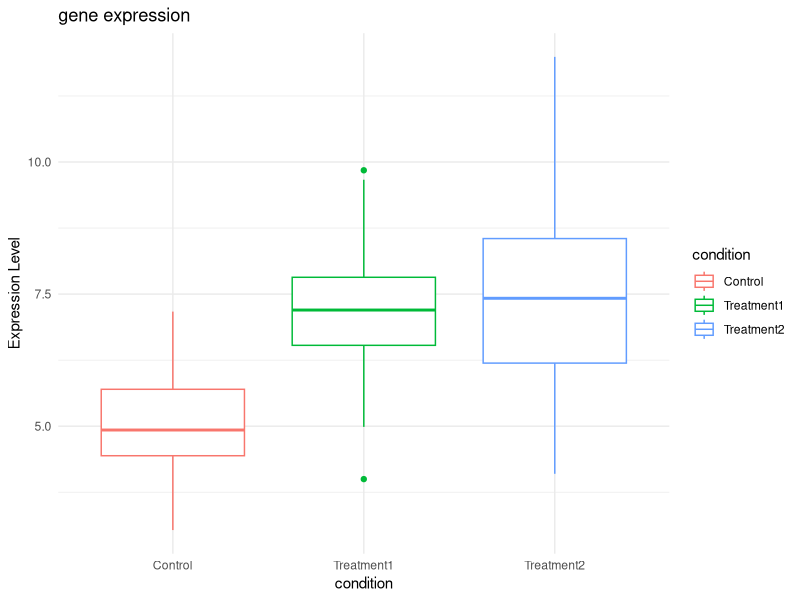
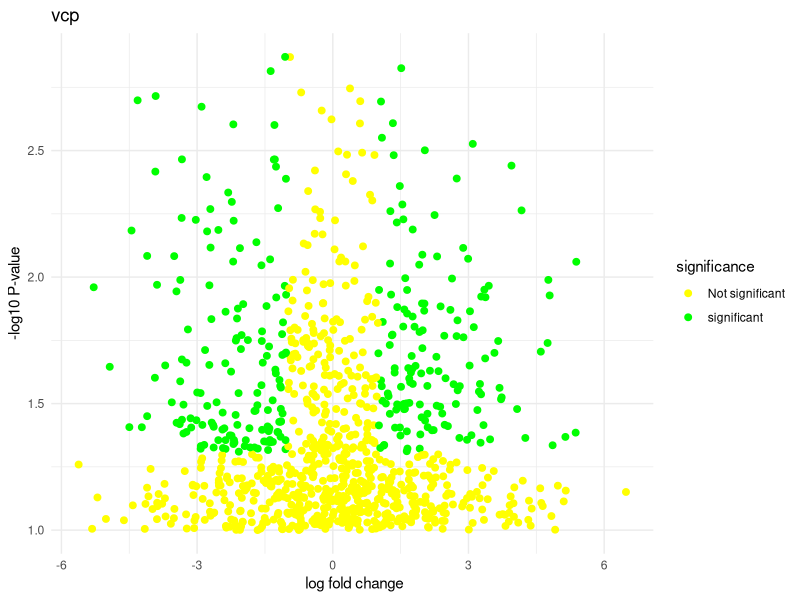
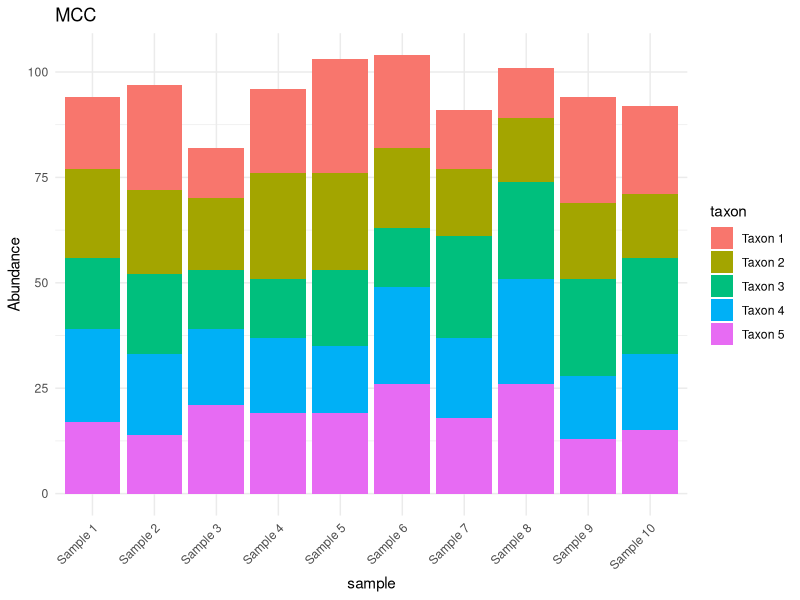
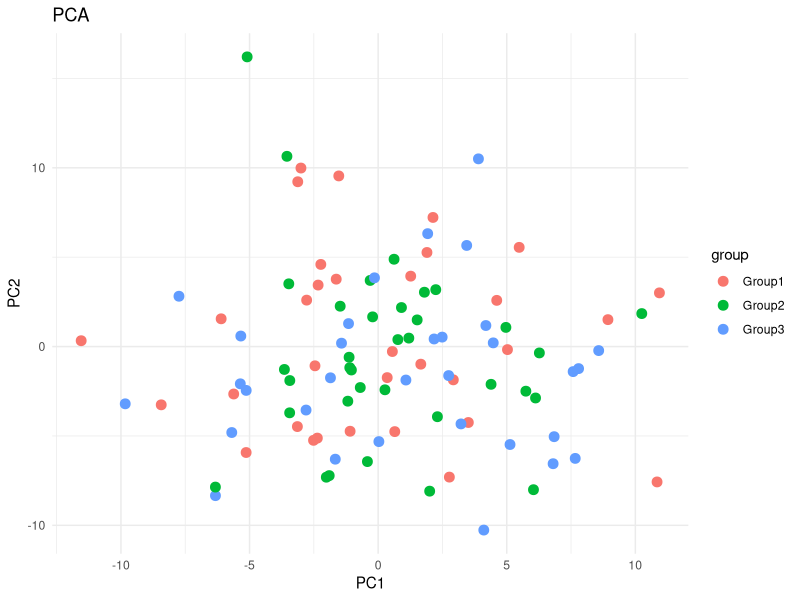
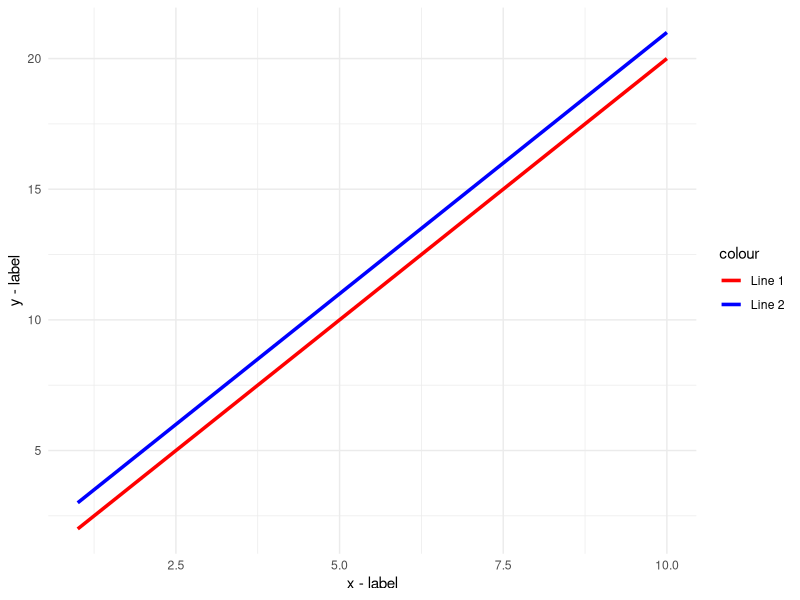
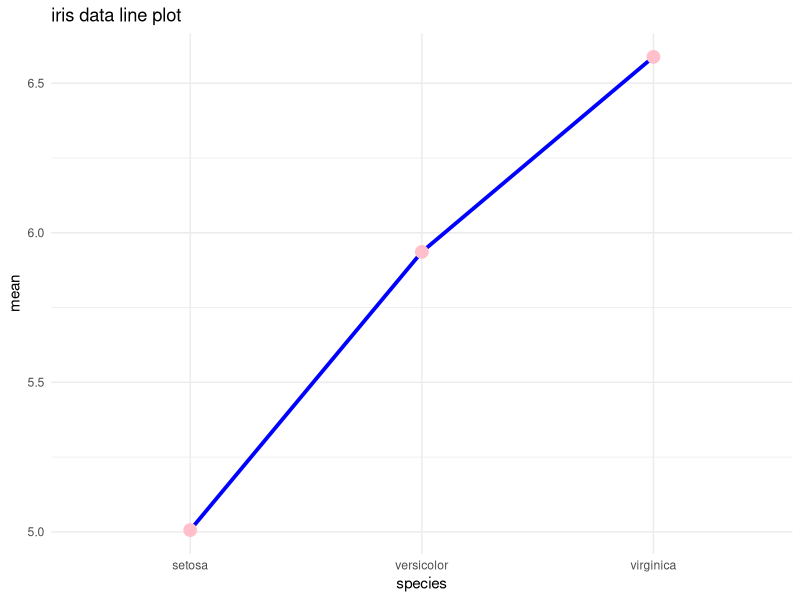
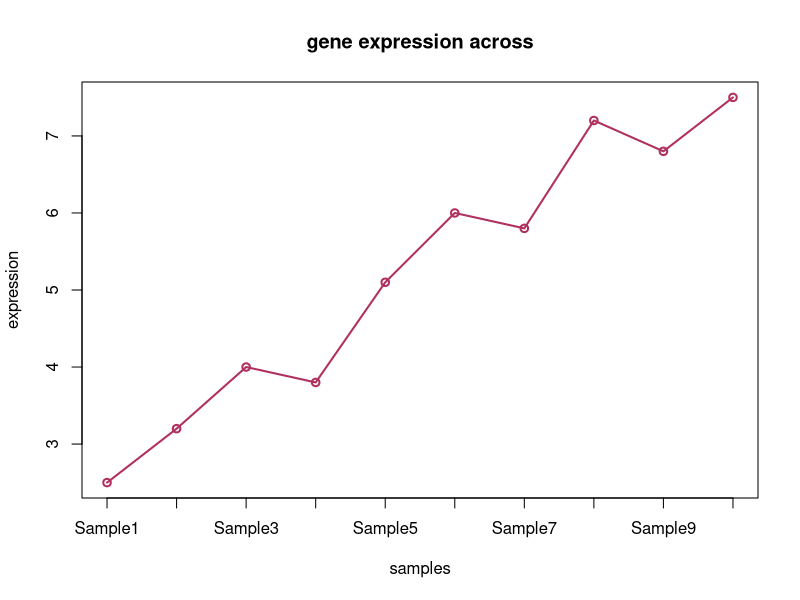
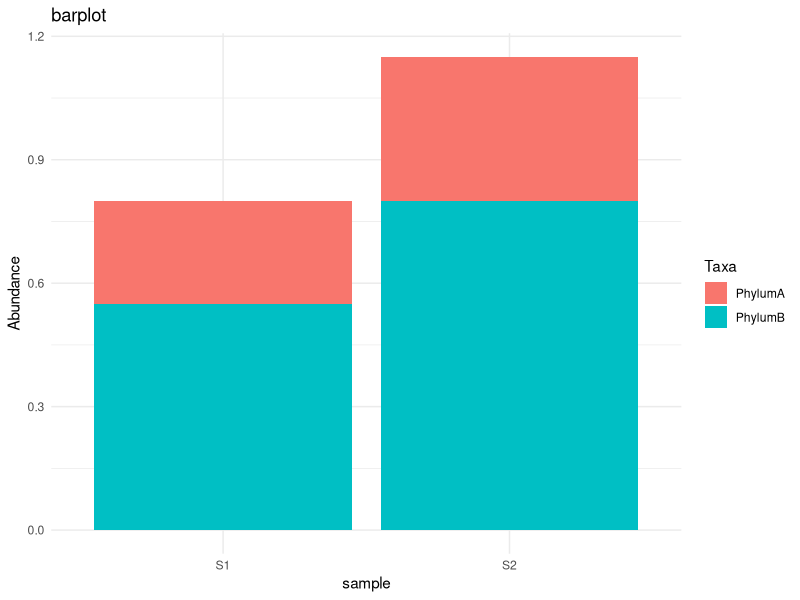

R code for these plots, in order:
#R Basic Plots 

#gene data
set.seed(123)
gene_data <- data.frame(
  condition = rep(c("Control", "Treatment1", "Treatment2"), each =50),
  expression_level = c(
    rnorm(50, mean = 5, sd = 1),
    rnorm(50, mean = 7, sd = 1.3),
    rnorm(50, mean = 8, sd = 1.9)
  )
)

#install the package and load the library 
install.packages("ggplot2") 
library(ggplot2)

ggplot(gene_data, aes(x = condition, y = expression_level, color = condition))+
  geom_boxplot()+
  theme_minimal()+
  labs(
    title = "gene expression",
    x = "condition",
    y = "Expression Level"
  )

#valcono plot 
set.seed(123)
volcano_data <- data.frame(
  logFC = rnorm(1000, mean = 0, sd = 2),
  p_value = runif(1000, min = 0.001, max =0.1)
)
#add significance 
volcano_data$significance <- ifelse (
  volcano_data$p_value < 0.05 & abs(volcano_data$logFC) > 1,
  "significant", "Not significant" 
)
ggplot(volcano_data, aes(x = logFC, y = -log10(p_value))) +
  geom_point(aes(color = significance), size = 2) +
  scale_color_manual(values = c("Not significant" = "yellow", "significant" = "green")) +
  theme_minimal()+
  labs(
    title = "vcp",
    x = " log fold change",
    y = "-log10 P-value"
  )

#otu abundance bar plot 
set.seed(123)
samples <- paste("Sample", 1:10)
taxa <- paste("Taxon", 1:5)

otu_data <- expand.grid (sample = samples, taxon = taxa)
otu_data$abundance <- rpois(nrow(otu_data), lambda = 20)

ggplot(otu_data, aes(x = sample, y = abundance, fill = taxon)) + 
  geom_bar(stat = "identity", position = "stack") +
  theme_minimal() + 
  labs(
    title = "MCC",
    x = "sample",
    y = "Abundance"
  ) +
  theme(axis.text.x = element_text(angle = 45, hjust = 1))

#pca plot 
set.seed(123)
pca_data <- data.frame(
  PC1 = rnorm(100, mean = 0, sd = 5),
  PC2 = rnorm(100, mean = 0, sd = 5),
  group = sample(c("Group1", "Group2", "Group3"), 100, replace = TRUE)
)
ggplot(pca_data, aes(x = PC1, y = PC2, color = group)) +
  geom_point(size = 3) + 
  theme_minimal() +
  labs(
    title = "PCA",
    x = "PC1",
    y = "PC2"
  )


library(ggplot2)

#example data
data <- data.frame(
  x = 1:10,
  y1 = c(2, 4, 6, 8, 10, 12, 14, 16, 18, 20),
  y2 = c(3, 5, 7, 9, 11, 13, 15, 17, 19, 21)
)

#line plot 
ggplot(data, aes(x = x))+
  geom_line(aes(y = y1, color = "Line 1"), linewidth = 1.2)+
  geom_line(aes(y = y2, color = "Line 2"), linewidth = 1.2)+
  labs(titile = "Lines in ggplot",
       x = "x - label", y = "y - label")+
  scale_color_manual(values = c("Line 1" ="red", "Line 2" = "blue"))+
  theme_minimal()

library(ggplot2)

#calculate mean sepal.length for each species 
mean_sepal <- aggregate(Sepal.Length ~ Species, data = iris, mean)

#line plot 
ggplot(mean_sepal, aes(x = Species, y = Sepal.Length, group = 1))+
  geom_line(color = "blue", linewidth = 1.3)+
  geom_point(size = 4, color = "pink")+
  labs(title = "iris data line plot",
       x = "species", y = "mean")+
  theme_minimal()
 
#gene expression level across samples
#stimulate gene expression data 
samples <- paste0("Sample", 1:10)
expression <- c(2.5, 3.2, 4.0, 3.8, 5.1, 6.0, 5.8, 7.2, 6.8, 7.5)

#line plot
plot(expression, type = "o", col = "maroon", lwd = 2,
     xlab = "samples", ylab ="expression",
     main = "gene expression across", xaxt = "n")
axis(1, at = 1:length(samples), labels = samples)


library(ggplot2)

#example data 
data <- data.frame(
  sample = c("S1", "S1", "S2", "S2"),
  Taxa = c("PhylumA", "PhylumB", "PhylumA", "PhylumB"),
  Abundance = c(0.25, 0.55, 0.35, 0.80)
)

#bar plot 
ggplot(data, aes(x = sample, y = Abundance, fill = Taxa))+
  geom_bar(stat = "identity", position = "stack")+
  labs(title = "barplot", x = "sample", y = "Abundance")+
  theme_minimal()

#example data 
data <- data.frame(
  sample = c("S1", "S1", "S2", "S2"),
  Taxa = c("PhylumA", "PhylumB", "PhylumA", "PhylumB"),
  Abundance = c(0.25, 0.55, 0.35, 0.80)
)
#position + dodge to cret a grouped bar plot
#grouped bar plot 
ggplot(data, aes(x= sample, y = Abundance, fill = Taxa))+
  geom_bar(stat = "identity", position = "dodge")+
  labs(title = "grouped bar plot", x= "sample", y = "Abundance")+
  theme_minimal()

#coor flip to make it horizontal 
#horiontal bar plot
ggplot(data, aes(x= sample, y = Abundance, fill = Taxa))+
  geom_bar(stat = "identity", position = "stack")+
  coord_flip()+
  labs(title = "horizontal bar plot", x= "sample", y = "Abundance")+
  theme_minimal()

#costum color  
ggplot(data, aes(x= sample, y = Abundance, fill = Taxa))+
  geom_bar(stat = "identity", position = "stack")+
  coord_flip()+
  scale_fill_manual(values = c("phylumA" = "#1f77b4", "Phylum" = "#ff7"))
  labs(title = "horizontal bar plot", x= "sample", y = "Abundance", fill = "Taxa")+
  theme_minimal()
  
#add data lables bar 

  ggplot(data, aes(x= sample, y = Abundance, fill = Taxa))+
    geom_bar(stat = "identity", position = "stack")+
    geom_text(aes(label = round(Abundance, 2)), position = position_stack(vjust = 0.3))
    labs(title = "bar plot")+
    theme_minimal()

#Adjust bar width 
# use width parameter in geom_bar
    ggplot(data, aes(x= sample, y = Abundance, fill = Taxa))+
      geom_bar(stat = "identity", position = "stack", width = 0.2)+
      labs(title = "adjusted bar width")+
      theme_minimal()
#dynamic colors for many categories
#use RcolorBrewer for plattes
    install.packages("RColorBrewer")
 library(RColorBrewer)
    library(ggplot2)
    ggplot(data, aes(x= sample, y = Abundance, fill = Taxa))+
      geom_bar(stat = "identity", position = "stack")+
      scale_color_brewer(palette = "Set2")+
      labs(title = "dynamic color")+
      theme_minimal()    
      
      